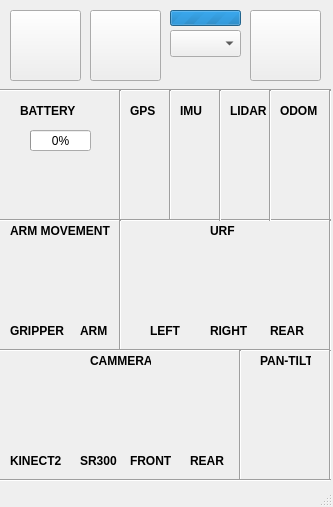
<?xml version="1.0" encoding="UTF-8"?>
<ui version="4.0">
 <class>MainWindow</class>
 <widget class="QMainWindow" name="MainWindow">
  <property name="geometry">
   <rect>
    <x>0</x>
    <y>0</y>
    <width>333</width>
    <height>507</height>
   </rect>
  </property>
  <property name="sizePolicy">
   <sizepolicy hsizetype="Fixed" vsizetype="Fixed">
    <horstretch>0</horstretch>
    <verstretch>0</verstretch>
   </sizepolicy>
  </property>
  <property name="minimumSize">
   <size>
    <width>333</width>
    <height>507</height>
   </size>
  </property>
  <property name="maximumSize">
   <size>
    <width>333</width>
    <height>507</height>
   </size>
  </property>
  <property name="windowTitle">
   <string>Robotican GUI</string>
  </property>
  <property name="windowIcon">
   <iconset resource="../images/image_resource_file.qrc">
    <normaloff>:/images/robotican_gui_logo.ico</normaloff>:/images/robotican_gui_logo.ico</iconset>
  </property>
  <widget class="QWidget" name="centralwidget">
   <widget class="QLabel" name="gripper_lbl">
    <property name="geometry">
     <rect>
      <x>10</x>
      <y>320</y>
      <width>61</width>
      <height>21</height>
     </rect>
    </property>
    <property name="font">
     <font>
      <pointsize>9</pointsize>
      <weight>75</weight>
      <bold>true</bold>
     </font>
    </property>
    <property name="text">
     <string>GRIPPER</string>
    </property>
   </widget>
   <widget class="QLabel" name="gps_lbl">
    <property name="geometry">
     <rect>
      <x>130</x>
      <y>100</y>
      <width>31</width>
      <height>21</height>
     </rect>
    </property>
    <property name="font">
     <font>
      <pointsize>9</pointsize>
      <weight>75</weight>
      <bold>true</bold>
     </font>
    </property>
    <property name="text">
     <string>GPS</string>
    </property>
   </widget>
   <widget class="QLabel" name="left_urf_lbl">
    <property name="geometry">
     <rect>
      <x>150</x>
      <y>320</y>
      <width>31</width>
      <height>21</height>
     </rect>
    </property>
    <property name="font">
     <font>
      <pointsize>9</pointsize>
      <weight>75</weight>
      <bold>true</bold>
     </font>
    </property>
    <property name="text">
     <string>LEFT</string>
    </property>
   </widget>
   <widget class="QLabel" name="right_urf_lbl">
    <property name="geometry">
     <rect>
      <x>210</x>
      <y>320</y>
      <width>41</width>
      <height>21</height>
     </rect>
    </property>
    <property name="font">
     <font>
      <pointsize>9</pointsize>
      <weight>75</weight>
      <bold>true</bold>
     </font>
    </property>
    <property name="text">
     <string>RIGHT</string>
    </property>
   </widget>
   <widget class="QLabel" name="rear_urf_lbl">
    <property name="geometry">
     <rect>
      <x>270</x>
      <y>320</y>
      <width>41</width>
      <height>21</height>
     </rect>
    </property>
    <property name="font">
     <font>
      <pointsize>9</pointsize>
      <weight>75</weight>
      <bold>true</bold>
     </font>
    </property>
    <property name="text">
     <string>REAR</string>
    </property>
   </widget>
   <widget class="QLabel" name="arm_lbl">
    <property name="geometry">
     <rect>
      <x>80</x>
      <y>320</y>
      <width>41</width>
      <height>21</height>
     </rect>
    </property>
    <property name="font">
     <font>
      <pointsize>9</pointsize>
      <weight>75</weight>
      <bold>true</bold>
     </font>
    </property>
    <property name="text">
     <string>ARM</string>
    </property>
   </widget>
   <widget class="QLabel" name="label_7">
    <property name="geometry">
     <rect>
      <x>40</x>
      <y>240</y>
      <width>41</width>
      <height>31</height>
     </rect>
    </property>
    <property name="text">
     <string/>
    </property>
    <property name="pixmap">
     <pixmap resource="../images/image_resource_file.qrc">:/images/eng.png</pixmap>
    </property>
    <property name="scaledContents">
     <bool>true</bool>
    </property>
   </widget>
   <widget class="QLabel" name="gripper_led">
    <property name="geometry">
     <rect>
      <x>20</x>
      <y>280</y>
      <width>31</width>
      <height>31</height>
     </rect>
    </property>
    <property name="text">
     <string/>
    </property>
    <property name="pixmap">
     <pixmap resource="../images/image_resource_file.qrc">:/images/ledOff.png</pixmap>
    </property>
    <property name="scaledContents">
     <bool>true</bool>
    </property>
   </widget>
   <widget class="QLabel" name="battery_lbl">
    <property name="geometry">
     <rect>
      <x>20</x>
      <y>100</y>
      <width>71</width>
      <height>21</height>
     </rect>
    </property>
    <property name="font">
     <font>
      <weight>75</weight>
      <bold>true</bold>
     </font>
    </property>
    <property name="text">
     <string>BATTERY</string>
    </property>
    <property name="scaledContents">
     <bool>true</bool>
    </property>
   </widget>
   <widget class="QLabel" name="label_12">
    <property name="geometry">
     <rect>
      <x>130</x>
      <y>120</y>
      <width>31</width>
      <height>31</height>
     </rect>
    </property>
    <property name="text">
     <string/>
    </property>
    <property name="pixmap">
     <pixmap resource="../images/image_resource_file.qrc">:/images/gps.png</pixmap>
    </property>
    <property name="scaledContents">
     <bool>true</bool>
    </property>
   </widget>
   <widget class="QLabel" name="label_14">
    <property name="geometry">
     <rect>
      <x>230</x>
      <y>120</y>
      <width>31</width>
      <height>31</height>
     </rect>
    </property>
    <property name="text">
     <string/>
    </property>
    <property name="pixmap">
     <pixmap resource="../images/image_resource_file.qrc">:/images/urf.png</pixmap>
    </property>
    <property name="scaledContents">
     <bool>true</bool>
    </property>
   </widget>
   <widget class="QLabel" name="arm_led">
    <property name="geometry">
     <rect>
      <x>80</x>
      <y>280</y>
      <width>31</width>
      <height>31</height>
     </rect>
    </property>
    <property name="text">
     <string/>
    </property>
    <property name="pixmap">
     <pixmap resource="../images/image_resource_file.qrc">:/images/ledOff.png</pixmap>
    </property>
    <property name="scaledContents">
     <bool>true</bool>
    </property>
   </widget>
   <widget class="Line" name="line">
    <property name="geometry">
     <rect>
      <x>0</x>
      <y>80</y>
      <width>331</width>
      <height>20</height>
     </rect>
    </property>
    <property name="orientation">
     <enum>Qt::Horizontal</enum>
    </property>
   </widget>
   <widget class="QLabel" name="gps_led">
    <property name="geometry">
     <rect>
      <x>130</x>
      <y>160</y>
      <width>31</width>
      <height>31</height>
     </rect>
    </property>
    <property name="text">
     <string/>
    </property>
    <property name="pixmap">
     <pixmap resource="../images/image_resource_file.qrc">:/images/ledOff.png</pixmap>
    </property>
    <property name="scaledContents">
     <bool>true</bool>
    </property>
   </widget>
   <widget class="QLabel" name="urf_right_led">
    <property name="geometry">
     <rect>
      <x>210</x>
      <y>280</y>
      <width>31</width>
      <height>31</height>
     </rect>
    </property>
    <property name="text">
     <string/>
    </property>
    <property name="pixmap">
     <pixmap resource="../images/image_resource_file.qrc">:/images/ledOff.png</pixmap>
    </property>
    <property name="scaledContents">
     <bool>true</bool>
    </property>
   </widget>
   <widget class="QLabel" name="urf_left_led">
    <property name="geometry">
     <rect>
      <x>150</x>
      <y>280</y>
      <width>31</width>
      <height>31</height>
     </rect>
    </property>
    <property name="text">
     <string/>
    </property>
    <property name="pixmap">
     <pixmap resource="../images/image_resource_file.qrc">:/images/ledOff.png</pixmap>
    </property>
    <property name="scaledContents">
     <bool>true</bool>
    </property>
   </widget>
   <widget class="QLabel" name="urf_rear_led">
    <property name="geometry">
     <rect>
      <x>270</x>
      <y>280</y>
      <width>31</width>
      <height>31</height>
     </rect>
    </property>
    <property name="text">
     <string/>
    </property>
    <property name="pixmap">
     <pixmap resource="../images/image_resource_file.qrc">:/images/ledOff.png</pixmap>
    </property>
    <property name="scaledContents">
     <bool>true</bool>
    </property>
   </widget>
   <widget class="Line" name="line_2">
    <property name="geometry">
     <rect>
      <x>320</x>
      <y>90</y>
      <width>20</width>
      <height>131</height>
     </rect>
    </property>
    <property name="orientation">
     <enum>Qt::Vertical</enum>
    </property>
   </widget>
   <widget class="Line" name="line_3">
    <property name="geometry">
     <rect>
      <x>160</x>
      <y>90</y>
      <width>20</width>
      <height>131</height>
     </rect>
    </property>
    <property name="orientation">
     <enum>Qt::Vertical</enum>
    </property>
   </widget>
   <widget class="QPushButton" name="launch_btn">
    <property name="geometry">
     <rect>
      <x>10</x>
      <y>10</y>
      <width>71</width>
      <height>71</height>
     </rect>
    </property>
    <property name="font">
     <font>
      <pointsize>12</pointsize>
      <weight>75</weight>
      <bold>true</bold>
     </font>
    </property>
    <property name="toolTip">
     <string>Open/close launch file</string>
    </property>
    <property name="text">
     <string/>
    </property>
    <property name="icon">
     <iconset resource="../images/image_resource_file.qrc">
      <normaloff>:/images/Shutdown.png</normaloff>:/images/Shutdown.png</iconset>
    </property>
    <property name="iconSize">
     <size>
      <width>65</width>
      <height>65</height>
     </size>
    </property>
    <property name="flat">
     <bool>false</bool>
    </property>
   </widget>
   <widget class="QPushButton" name="exit_btn">
    <property name="geometry">
     <rect>
      <x>250</x>
      <y>10</y>
      <width>71</width>
      <height>71</height>
     </rect>
    </property>
    <property name="font">
     <font>
      <pointsize>16</pointsize>
      <weight>75</weight>
      <bold>true</bold>
     </font>
    </property>
    <property name="toolTip">
     <string>Exit application</string>
    </property>
    <property name="text">
     <string/>
    </property>
    <property name="icon">
     <iconset resource="../images/image_resource_file.qrc">
      <normaloff>:/images/exit.png</normaloff>:/images/exit.png</iconset>
    </property>
    <property name="iconSize">
     <size>
      <width>70</width>
      <height>70</height>
     </size>
    </property>
    <property name="flat">
     <bool>false</bool>
    </property>
   </widget>
   <widget class="QLabel" name="batteryLbl">
    <property name="geometry">
     <rect>
      <x>10</x>
      <y>110</y>
      <width>91</width>
      <height>61</height>
     </rect>
    </property>
    <property name="maximumSize">
     <size>
      <width>100</width>
      <height>70</height>
     </size>
    </property>
    <property name="text">
     <string/>
    </property>
    <property name="pixmap">
     <pixmap resource="../images/image_resource_file.qrc">:/images/battery.png</pixmap>
    </property>
    <property name="scaledContents">
     <bool>true</bool>
    </property>
   </widget>
   <widget class="QProgressBar" name="battery_pbar">
    <property name="geometry">
     <rect>
      <x>30</x>
      <y>130</y>
      <width>61</width>
      <height>21</height>
     </rect>
    </property>
    <property name="maximumSize">
     <size>
      <width>100</width>
      <height>30</height>
     </size>
    </property>
    <property name="value">
     <number>0</number>
    </property>
   </widget>
   <widget class="Line" name="line_5">
    <property name="geometry">
     <rect>
      <x>110</x>
      <y>90</y>
      <width>20</width>
      <height>131</height>
     </rect>
    </property>
    <property name="orientation">
     <enum>Qt::Vertical</enum>
    </property>
   </widget>
   <widget class="Line" name="line_6">
    <property name="geometry">
     <rect>
      <x>0</x>
      <y>210</y>
      <width>331</width>
      <height>20</height>
     </rect>
    </property>
    <property name="orientation">
     <enum>Qt::Horizontal</enum>
    </property>
   </widget>
   <widget class="QLabel" name="pan_tilt_led">
    <property name="geometry">
     <rect>
      <x>270</x>
      <y>410</y>
      <width>31</width>
      <height>31</height>
     </rect>
    </property>
    <property name="text">
     <string/>
    </property>
    <property name="pixmap">
     <pixmap resource="../images/image_resource_file.qrc">:/images/ledOff.png</pixmap>
    </property>
    <property name="scaledContents">
     <bool>true</bool>
    </property>
   </widget>
   <widget class="QLabel" name="label_15">
    <property name="geometry">
     <rect>
      <x>280</x>
      <y>120</y>
      <width>31</width>
      <height>31</height>
     </rect>
    </property>
    <property name="text">
     <string/>
    </property>
    <property name="pixmap">
     <pixmap resource="../images/image_resource_file.qrc">:/images/odo.png</pixmap>
    </property>
    <property name="scaledContents">
     <bool>true</bool>
    </property>
   </widget>
   <widget class="QLabel" name="lidar_lbl">
    <property name="geometry">
     <rect>
      <x>230</x>
      <y>100</y>
      <width>41</width>
      <height>21</height>
     </rect>
    </property>
    <property name="font">
     <font>
      <pointsize>9</pointsize>
      <weight>75</weight>
      <bold>true</bold>
     </font>
    </property>
    <property name="text">
     <string>LIDAR</string>
    </property>
   </widget>
   <widget class="QLabel" name="odom_led">
    <property name="geometry">
     <rect>
      <x>280</x>
      <y>160</y>
      <width>31</width>
      <height>31</height>
     </rect>
    </property>
    <property name="text">
     <string/>
    </property>
    <property name="pixmap">
     <pixmap resource="../images/image_resource_file.qrc">:/images/ledOff.png</pixmap>
    </property>
    <property name="scaledContents">
     <bool>true</bool>
    </property>
   </widget>
   <widget class="QLabel" name="lidar_led">
    <property name="geometry">
     <rect>
      <x>230</x>
      <y>160</y>
      <width>31</width>
      <height>31</height>
     </rect>
    </property>
    <property name="text">
     <string/>
    </property>
    <property name="pixmap">
     <pixmap resource="../images/image_resource_file.qrc">:/images/ledOff.png</pixmap>
    </property>
    <property name="scaledContents">
     <bool>true</bool>
    </property>
   </widget>
   <widget class="QLabel" name="label_16">
    <property name="geometry">
     <rect>
      <x>100</x>
      <y>370</y>
      <width>31</width>
      <height>31</height>
     </rect>
    </property>
    <property name="text">
     <string/>
    </property>
    <property name="pixmap">
     <pixmap resource="../images/image_resource_file.qrc">:/images/camera.svg</pixmap>
    </property>
    <property name="scaledContents">
     <bool>true</bool>
    </property>
   </widget>
   <widget class="QLabel" name="label_17">
    <property name="geometry">
     <rect>
      <x>210</x>
      <y>240</y>
      <width>31</width>
      <height>31</height>
     </rect>
    </property>
    <property name="text">
     <string/>
    </property>
    <property name="pixmap">
     <pixmap resource="../images/image_resource_file.qrc">:/images/laser.png</pixmap>
    </property>
    <property name="scaledContents">
     <bool>true</bool>
    </property>
   </widget>
   <widget class="QLabel" name="rear_cam_led">
    <property name="geometry">
     <rect>
      <x>190</x>
      <y>410</y>
      <width>31</width>
      <height>31</height>
     </rect>
    </property>
    <property name="text">
     <string/>
    </property>
    <property name="pixmap">
     <pixmap resource="../images/image_resource_file.qrc">:/images/ledOff.png</pixmap>
    </property>
    <property name="scaledContents">
     <bool>true</bool>
    </property>
   </widget>
   <widget class="QLabel" name="front_cam_led">
    <property name="geometry">
     <rect>
      <x>140</x>
      <y>410</y>
      <width>31</width>
      <height>31</height>
     </rect>
    </property>
    <property name="text">
     <string/>
    </property>
    <property name="pixmap">
     <pixmap resource="../images/image_resource_file.qrc">:/images/ledOff.png</pixmap>
    </property>
    <property name="scaledContents">
     <bool>true</bool>
    </property>
   </widget>
   <widget class="QLabel" name="rear_cam_lbl">
    <property name="geometry">
     <rect>
      <x>190</x>
      <y>450</y>
      <width>41</width>
      <height>21</height>
     </rect>
    </property>
    <property name="font">
     <font>
      <pointsize>9</pointsize>
      <weight>75</weight>
      <bold>true</bold>
     </font>
    </property>
    <property name="text">
     <string>REAR</string>
    </property>
   </widget>
   <widget class="QLabel" name="front_cam_lbl">
    <property name="geometry">
     <rect>
      <x>130</x>
      <y>450</y>
      <width>41</width>
      <height>21</height>
     </rect>
    </property>
    <property name="font">
     <font>
      <pointsize>9</pointsize>
      <weight>75</weight>
      <bold>true</bold>
     </font>
    </property>
    <property name="text">
     <string>FRONT</string>
    </property>
   </widget>
   <widget class="QLabel" name="odom_lbl">
    <property name="geometry">
     <rect>
      <x>280</x>
      <y>100</y>
      <width>41</width>
      <height>21</height>
     </rect>
    </property>
    <property name="font">
     <font>
      <pointsize>9</pointsize>
      <weight>75</weight>
      <bold>true</bold>
     </font>
    </property>
    <property name="text">
     <string>ODOM</string>
    </property>
   </widget>
   <widget class="QLabel" name="imu_led">
    <property name="geometry">
     <rect>
      <x>180</x>
      <y>160</y>
      <width>31</width>
      <height>31</height>
     </rect>
    </property>
    <property name="text">
     <string/>
    </property>
    <property name="pixmap">
     <pixmap resource="../images/image_resource_file.qrc">:/images/ledOff.png</pixmap>
    </property>
    <property name="scaledContents">
     <bool>true</bool>
    </property>
   </widget>
   <widget class="QLabel" name="imu_lbl">
    <property name="geometry">
     <rect>
      <x>180</x>
      <y>100</y>
      <width>31</width>
      <height>21</height>
     </rect>
    </property>
    <property name="font">
     <font>
      <pointsize>9</pointsize>
      <weight>75</weight>
      <bold>true</bold>
     </font>
    </property>
    <property name="text">
     <string>IMU</string>
    </property>
   </widget>
   <widget class="QLabel" name="label_22">
    <property name="geometry">
     <rect>
      <x>180</x>
      <y>120</y>
      <width>31</width>
      <height>31</height>
     </rect>
    </property>
    <property name="text">
     <string/>
    </property>
    <property name="pixmap">
     <pixmap resource="../images/image_resource_file.qrc">:/images/imu.png</pixmap>
    </property>
    <property name="scaledContents">
     <bool>true</bool>
    </property>
   </widget>
   <widget class="Line" name="line_13">
    <property name="geometry">
     <rect>
      <x>260</x>
      <y>90</y>
      <width>20</width>
      <height>131</height>
     </rect>
    </property>
    <property name="orientation">
     <enum>Qt::Vertical</enum>
    </property>
   </widget>
   <widget class="QLabel" name="label_11">
    <property name="geometry">
     <rect>
      <x>210</x>
      <y>220</y>
      <width>31</width>
      <height>21</height>
     </rect>
    </property>
    <property name="font">
     <font>
      <pointsize>9</pointsize>
      <weight>75</weight>
      <bold>true</bold>
     </font>
    </property>
    <property name="text">
     <string>URF</string>
    </property>
   </widget>
   <widget class="QLabel" name="label_13">
    <property name="geometry">
     <rect>
      <x>10</x>
      <y>220</y>
      <width>111</width>
      <height>21</height>
     </rect>
    </property>
    <property name="font">
     <font>
      <pointsize>9</pointsize>
      <weight>75</weight>
      <bold>true</bold>
     </font>
    </property>
    <property name="text">
     <string>ARM MOVEMENT</string>
    </property>
   </widget>
   <widget class="QLabel" name="label_19">
    <property name="geometry">
     <rect>
      <x>90</x>
      <y>350</y>
      <width>61</width>
      <height>21</height>
     </rect>
    </property>
    <property name="font">
     <font>
      <pointsize>9</pointsize>
      <weight>75</weight>
      <bold>true</bold>
     </font>
    </property>
    <property name="text">
     <string>CAMMERA</string>
    </property>
   </widget>
   <widget class="Line" name="line_14">
    <property name="geometry">
     <rect>
      <x>110</x>
      <y>220</y>
      <width>20</width>
      <height>131</height>
     </rect>
    </property>
    <property name="orientation">
     <enum>Qt::Vertical</enum>
    </property>
   </widget>
   <widget class="Line" name="line_7">
    <property name="geometry">
     <rect>
      <x>0</x>
      <y>340</y>
      <width>331</width>
      <height>20</height>
     </rect>
    </property>
    <property name="orientation">
     <enum>Qt::Horizontal</enum>
    </property>
   </widget>
   <widget class="Line" name="line_8">
    <property name="geometry">
     <rect>
      <x>320</x>
      <y>220</y>
      <width>20</width>
      <height>131</height>
     </rect>
    </property>
    <property name="orientation">
     <enum>Qt::Vertical</enum>
    </property>
   </widget>
   <widget class="Line" name="line_9">
    <property name="geometry">
     <rect>
      <x>230</x>
      <y>350</y>
      <width>20</width>
      <height>131</height>
     </rect>
    </property>
    <property name="orientation">
     <enum>Qt::Vertical</enum>
    </property>
   </widget>
   <widget class="Line" name="line_15">
    <property name="geometry">
     <rect>
      <x>320</x>
      <y>350</y>
      <width>20</width>
      <height>131</height>
     </rect>
    </property>
    <property name="orientation">
     <enum>Qt::Vertical</enum>
    </property>
   </widget>
   <widget class="Line" name="line_4">
    <property name="geometry">
     <rect>
      <x>210</x>
      <y>90</y>
      <width>20</width>
      <height>131</height>
     </rect>
    </property>
    <property name="orientation">
     <enum>Qt::Vertical</enum>
    </property>
   </widget>
   <widget class="QLabel" name="label_25">
    <property name="geometry">
     <rect>
      <x>260</x>
      <y>370</y>
      <width>51</width>
      <height>31</height>
     </rect>
    </property>
    <property name="text">
     <string/>
    </property>
    <property name="pixmap">
     <pixmap resource="../images/image_resource_file.qrc">:/images/panTilt.png</pixmap>
    </property>
    <property name="scaledContents">
     <bool>true</bool>
    </property>
   </widget>
   <widget class="QLabel" name="pan_tilt_lbl">
    <property name="geometry">
     <rect>
      <x>260</x>
      <y>350</y>
      <width>51</width>
      <height>21</height>
     </rect>
    </property>
    <property name="font">
     <font>
      <pointsize>9</pointsize>
      <weight>75</weight>
      <bold>true</bold>
     </font>
    </property>
    <property name="text">
     <string>PAN-TILT</string>
    </property>
   </widget>
   <widget class="QLabel" name="kinnect2_lbl">
    <property name="geometry">
     <rect>
      <x>10</x>
      <y>450</y>
      <width>61</width>
      <height>21</height>
     </rect>
    </property>
    <property name="font">
     <font>
      <pointsize>9</pointsize>
      <weight>75</weight>
      <bold>true</bold>
     </font>
    </property>
    <property name="text">
     <string>KINECT2</string>
    </property>
   </widget>
   <widget class="QLabel" name="kinect2_led">
    <property name="geometry">
     <rect>
      <x>20</x>
      <y>410</y>
      <width>31</width>
      <height>31</height>
     </rect>
    </property>
    <property name="text">
     <string/>
    </property>
    <property name="pixmap">
     <pixmap resource="../images/image_resource_file.qrc">:/images/ledOff.png</pixmap>
    </property>
    <property name="scaledContents">
     <bool>true</bool>
    </property>
   </widget>
   <widget class="QLabel" name="sr300_lbl">
    <property name="geometry">
     <rect>
      <x>80</x>
      <y>450</y>
      <width>41</width>
      <height>21</height>
     </rect>
    </property>
    <property name="font">
     <font>
      <pointsize>9</pointsize>
      <weight>75</weight>
      <bold>true</bold>
     </font>
    </property>
    <property name="text">
     <string>SR300</string>
    </property>
   </widget>
   <widget class="QLabel" name="sr300_led">
    <property name="geometry">
     <rect>
      <x>80</x>
      <y>410</y>
      <width>31</width>
      <height>31</height>
     </rect>
    </property>
    <property name="text">
     <string/>
    </property>
    <property name="pixmap">
     <pixmap resource="../images/image_resource_file.qrc">:/images/ledOff.png</pixmap>
    </property>
    <property name="scaledContents">
     <bool>true</bool>
    </property>
   </widget>
   <widget class="Line" name="line_10">
    <property name="geometry">
     <rect>
      <x>0</x>
      <y>470</y>
      <width>331</width>
      <height>20</height>
     </rect>
    </property>
    <property name="orientation">
     <enum>Qt::Horizontal</enum>
    </property>
   </widget>
   <widget class="QLabel" name="battery_led">
    <property name="geometry">
     <rect>
      <x>40</x>
      <y>160</y>
      <width>31</width>
      <height>31</height>
     </rect>
    </property>
    <property name="text">
     <string/>
    </property>
    <property name="pixmap">
     <pixmap resource="../images/image_resource_file.qrc">:/images/ledOff.png</pixmap>
    </property>
    <property name="scaledContents">
     <bool>true</bool>
    </property>
   </widget>
   <widget class="QPushButton" name="preset_btn">
    <property name="geometry">
     <rect>
      <x>90</x>
      <y>10</y>
      <width>71</width>
      <height>71</height>
     </rect>
    </property>
    <property name="font">
     <font>
      <pointsize>12</pointsize>
      <weight>75</weight>
      <bold>true</bold>
     </font>
    </property>
    <property name="toolTip">
     <string>Open/close launch file</string>
    </property>
    <property name="text">
     <string/>
    </property>
    <property name="icon">
     <iconset resource="../images/image_resource_file.qrc">
      <normaloff>:/images/preset.png</normaloff>:/images/preset.png</iconset>
    </property>
    <property name="iconSize">
     <size>
      <width>65</width>
      <height>65</height>
     </size>
    </property>
    <property name="flat">
     <bool>false</bool>
    </property>
   </widget>
   <widget class="QProgressBar" name="move_pbar">
    <property name="geometry">
     <rect>
      <x>170</x>
      <y>10</y>
      <width>71</width>
      <height>16</height>
     </rect>
    </property>
    <property name="maximum">
     <number>0</number>
    </property>
    <property name="value">
     <number>0</number>
    </property>
    <property name="textVisible">
     <bool>false</bool>
    </property>
   </widget>
   <widget class="QLabel" name="move_status_lbl">
    <property name="geometry">
     <rect>
      <x>170</x>
      <y>60</y>
      <width>71</width>
      <height>21</height>
     </rect>
    </property>
    <property name="text">
     <string/>
    </property>
   </widget>
   <widget class="QComboBox" name="cmbox_preset">
    <property name="geometry">
     <rect>
      <x>170</x>
      <y>30</y>
      <width>71</width>
      <height>27</height>
     </rect>
    </property>
   </widget>
  </widget>
  <widget class="QStatusBar" name="statusbar"/>
  <action name="preset_menu">
   <property name="text">
    <string>select preset</string>
   </property>
  </action>
 </widget>
 <resources>
  <include location="../images/image_resource_file.qrc"/>
 </resources>
 <connections/>
</ui>
